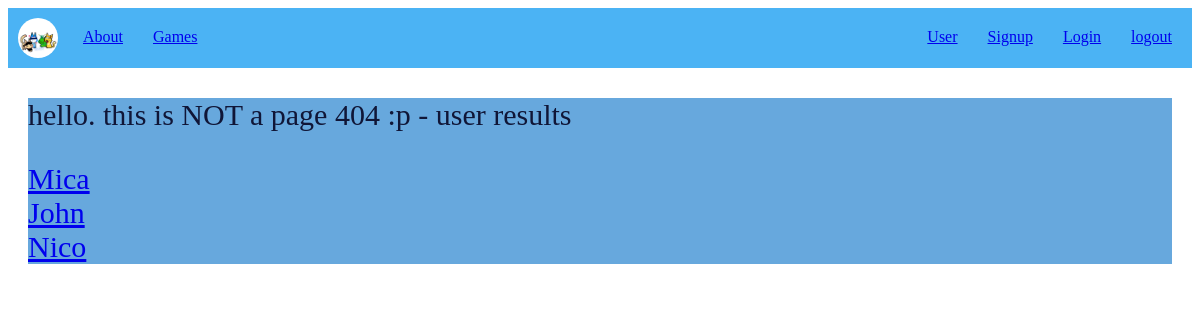
/UserPage, run on an earlier commit of the app's database.
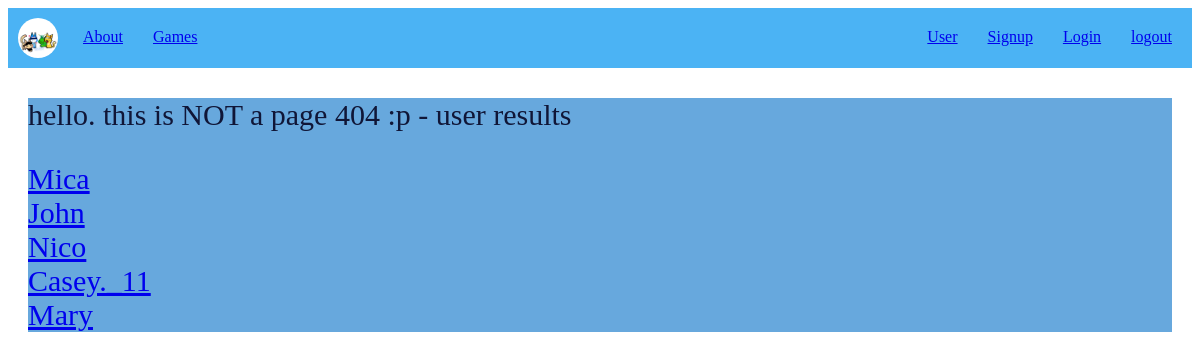
And on a later commit of the database.
### tables this page shows
CREATE TABLE "User" (
	"id"	INTEGER NOT NULL UNIQUE,
	"Username"	TEXT NOT NULL UNIQUE,
	"Password"	TEXT NOT NULL UNIQUE,
	"test"	TEXT,
	PRIMARY KEY("id" AUTOINCREMENT)
);

### app.py (the view)
@app.route('/UserPage' )
def user():
    results = query_db("SELECT * FROM User")
    return render_template('UserPage.html', results=results)

### app.py (called while the page is built)
def query_db(sql,args=(),one=False):
    db = sqlite3.connect(DATABASE)
    cursor = db.cursor()
    cursor.execute(sql, args)
    results = cursor.fetchall()
    db.commit()
    db.close()
    return (results[0] if results else None) if one else results

### templates/UserPage.html
{% extends 'base.html' %}
{% block content%}
<section class="UserBox">
    <p> hello. this is NOT a page 404 :p - user results </p>
    {% for User in results %}
        <li>
            <a href="User/{{User[0]}}">{{ User[1] }}</a>
        </li>
    {% endfor %}
</section>
{% endblock %}

### templates/base.html (shortened to what this page needs)
<!DOCTYPE html>
<html lang="en">
<head>
    <link rel="stylesheet" href="{{ url_for('static', filename= 'style.css') }}">
</head>
<body>
    {% include 'nav.html' %}
    {% block content %} {% endblock %}
</body>
</html>

### templates/nav.html
<nav class="navbar">
    <img src="{{ url_for('static', filename= 'test-1-2.jpg') }}" alt="Epik Lago" class="logo">
        <div>
            <ul>
                <li><a class="nav-left" href="/">About</a></li>
                <li><a class="nav-left" href="/Game">Games</a></li>
            </ul>
        </div>
        <div>
            <ul>
                <li><a class="nav-right" href="/">logout</a></li>
                <li><a class="nav-right" href="/Login">Login</a></li>
                <li><a class="nav-right" href="/signup">Signup</a></li>
                <li><a class="nav-right" href="/UserPage">User</a></li>
            </ul>
        </div>
</nav>

### static/style.css (style rules this page uses)
.navbar { background-color: rgb(75, 179, 244); overflow: hidden; padding: 0px; margin: 0px; position: sticky; }
.navbar ul { list-style-type: none; margin: 5px; }
.navbar a { display: block; padding: 15px; text-align: center; display:block; }
.logo { float: left; width: 40px; height: 40px; margin: 10px; border-radius: 50%; display: block; }
.nav-left { float: left; }
.nav-right { float: right; }
.UserBox { background-color: #67a8dd; color: #101637; font-size: 30px; margin: 20px; list-style-type: none; }
p { background-color: #67a8dd; color: #101637; }

What changed in the data, as far as the page shows it:
added User: Username "Casey._11"
added User: Username "Mary"
